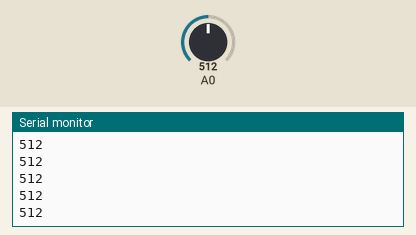
Recording of a sketch running on a simulated Arduino Uno, built with avr-gcc and run on an emulated ATmega328P. On the bench: the last lines printed to the serial monitor. Inputs (shaded band) come from the test bench; at power-on: A0 = 512.

Above: at 1.2 s.
1.3 s: A0 set to 716
At 1.35 s:
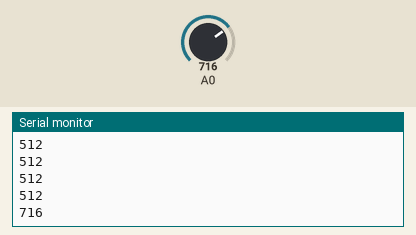
2.8 s: A0 set to 900
At 2.81 s:
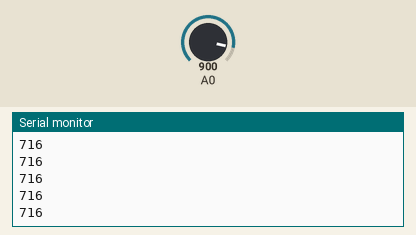
Timing chart, 0 to 5.8 s (numbered marks = the images above; inputs shaded):
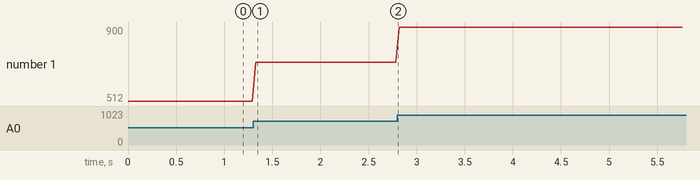

Measured:
- after the input at 1.3 s, the serial monitor: prints a new line at once (image 1)
- plotted number 1: 512 → 716 after the input at 1.3 s, 716 → 900 after the input at 2.8 s

The sketch:

analog_read.ino
```cpp
void setup() {
  Serial.begin(9600);
}

void loop() {


  Serial.print(analogRead(A0));
  Serial.println("");

  delay(40); // milliseconds
}
```
